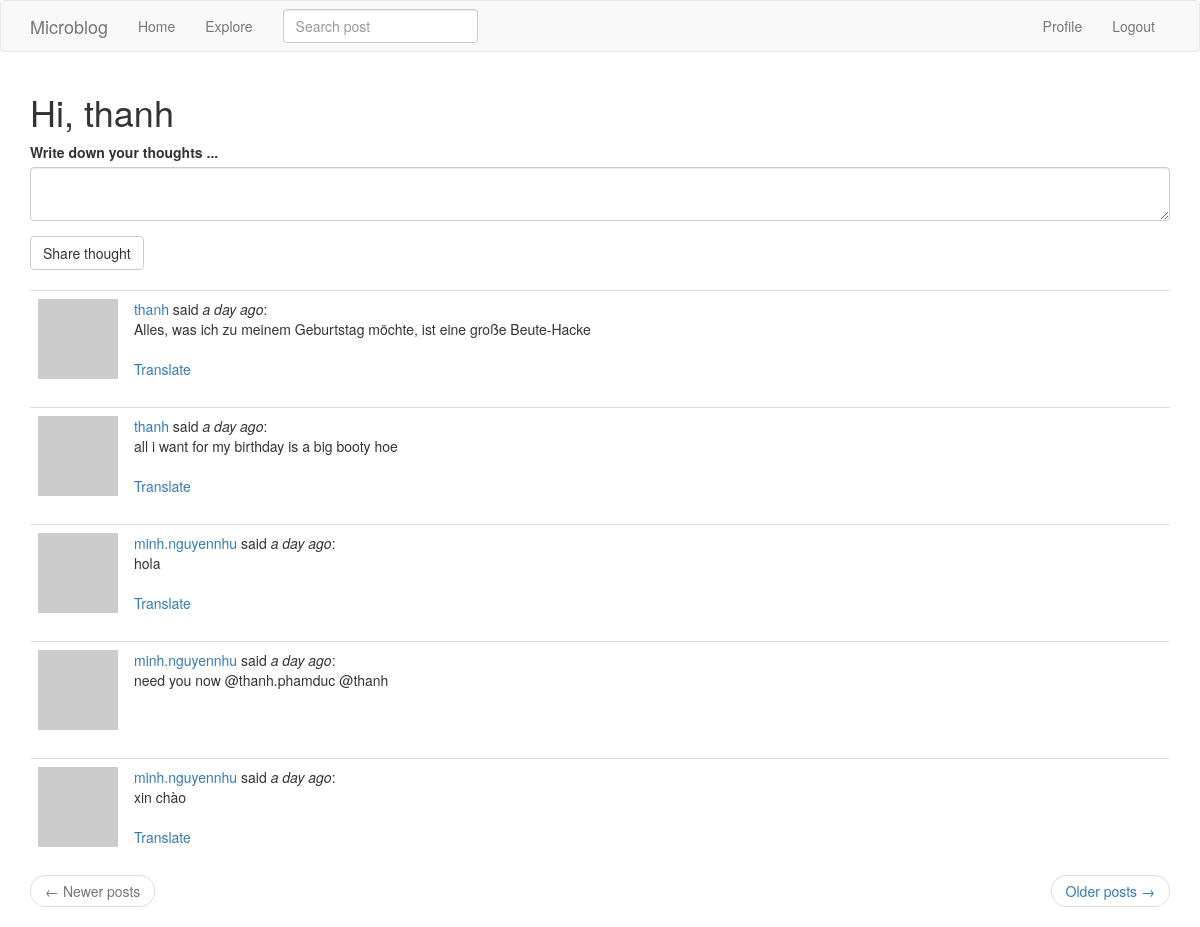
The app's page /index (signed in) with its own data.
### app/models.py (models this page shows, shortened)
class User(UserMixin, db.Model):
    id = db.Column(db.Integer, primary_key=True)
    username = db.Column(db.String(64), index=True, unique=True)
    email = db.Column(db.String(120), index=True, unique=True)
    about_me = db.Column(db.String(140))
    last_seen = db.Column(db.DateTime, default=datetime.utcnow)
    password_hash = db.Column(db.String(128))
    posts = db.relationship('Post', backref='author', lazy='dynamic')
    followed = db.relationship(
        'User', secondary=followers,
        primaryjoin=(followers.c.follower_id == id),
        secondaryjoin=(followers.c.followed_id == id),
        backref=db.backref('followers', lazy='dynamic'), lazy='dynamic'
    )
    def avatar(self, size):
        digest = md5(self.email.lower().encode('utf-8')).hexdigest()
        return 'https://www.gravatar.com/avatar/{}?d=identicon&s={}'.format(digest, size)
    def followed_posts(self):
        followed = Post.query.join(
            followers, (followers.c.followed_id == Post.user_id)).filter(
                followers.c.follower_id == self.id)
        own = Post.query.filter_by(user_id = self.id)
        return followed.union(own).order_by(Post.timestamp.desc())

class SearchableMixin(object):
    @classmethod
    def before_commit(cls, session):
        session._changes = {
            'add': list(session.new),
            'update': list(session.dirty),
            'delete': list(session.deleted)
        }
    @classmethod
    def after_commit(cls, session):
        for obj in session._changes['add']:
            if isinstance(obj, SearchableMixin):
                add_to_index(obj.__tablename__, obj)
        for obj in session._changes['update']:
            if isinstance(obj, SearchableMixin):
                add_to_index(obj.__tablename__, obj)
        for obj in session._changes['delete']:
            if isinstance(obj, SearchableMixin):
                remove_from_index(obj.__tablename__, obj)
        session._changes = None

class Post(SearchableMixin, db.Model):
    __searchable__ = ['body']
    id = db.Column(db.Integer, primary_key=True)
    body = db.Column(db.String(140))
    timestamp = db.Column(db.DateTime, index=True, default=datetime.utcnow)
    user_id = db.Column(db.Integer, db.ForeignKey('user.id'))
    language = db.Column(db.String(5))

### app/main/routes.py (the view, shortened to what this page needs)
@bp.route('/', methods=['GET', 'POST'])
@bp.route('/index', methods=['GET', 'POST'])
@login_required
def index():
    page = request.args.get('page', 1, type=int)
    posts = current_user.followed_posts().paginate(page, current_app.config['POSTS_PER_PAGE'], False)
    next_url = url_for('main.index', page=posts.next_num) if posts.has_next else None
    prev_url = url_for('main.index', page=posts.prev_num) if posts.has_prev else None
    form = PostForm()
    return render_template('index.html', title='', posts=posts.items,
                            form=form, next_url=next_url, prev_url=prev_url)

### app/main/forms.py
class SearchForm(FlaskForm):
    q = StringField(_l('Search post'), validators=[DataRequired()])
    def __init__(self, *args, **kwargs):
        if 'formdata' not in kwargs:
            kwargs['formdata'] = request.args
        if 'csrf_enabled' not in kwargs:
            kwargs['csrf_enalbe'] = False
        super(SearchForm, self).__init__(*args, **kwargs)

class PostForm(FlaskForm):
    post = TextAreaField(_l('Write down your thoughts ...'), validators=[DataRequired(), Length(min=1, max=140)])
    submit = SubmitField(_l('Share thought'))

### app/main/routes.py (called while the page is built)
@bp.before_request
def before_request():
    if current_user.is_authenticated:
        current_user.last_seen = datetime.utcnow()
        db.session.commit()
        g.search_form = SearchForm()
    g.locale = str(get_locale())

### app/models.py (called while the page is built)
@login.user_loader
def load_user(id):
    return User.query.get(int(id))

### app/templates/index.html
{% extends "base.html" %}
{% import 'bootstrap/wtf.html' as wtf %}
{% block app_content %}
    <h1>{{ _('Hi, %(username)s', username=current_user.username) }}</h1>
    {% if form %}
    {{ wtf.quick_form(form) }}
    <br>
    {% endif %}
    {% for post in posts %}
        {% include '_post.html' %}
    {% endfor %}
    <nav aria-label="...">
        <ul class="pager">
            <li class="previous{% if not prev_url %} disabled{% endif %}">
                <a href="{{ prev_url or '#' }}">
                    <span aria-hidden="true">&larr;</span> {{ _('Newer posts') }}
                </a>
            </li>
            <li class="next{% if not next_url %} disabled{% endif %}">
                <a href="{{ next_url or '#' }}">
                    {{ _('Older posts') }} <span aria-hidden="true">&rarr;</span>
                </a>
            </li>
        </ul>
    </nav>
{% endblock %}

### app/templates/_post.html (shortened to what this page needs)
<table class="table table-hovera">
    <tr>
        <td width="70px">
            <a href="{{ url_for('main.user', username=post.author.username) }}">
                <img src="{{ post.author.avatar(60) }}" />
            </a>
        </td>
        <td>
            {{ _('%(username)s said', username=user_link) }}
            <i>{{ _('%(when)s', when=moment(post.timestamp).fromNow()) }}</i>:
            <br>
            <span id="post{{ post.id }}">{{ post.body }}</span>
            {% if post.language and post.language != g.locale %}
            <br><br>
            <span id="translation{{ post.id }}">
                <a href="javascript:translate(
                            '#post{{ post.id }}',
                            '#translation{{ post.id }}',
                            '{{ post.language }}',
                            '{{ g.locale }}');">{{ _('Translate') }}</a>
            </span>
            {% endif %}
        </td>
    </tr>
</table>

### records on screen
Post: body "Alles, was ich zu meinem Geburtstag möchte, ist eine große Beute-Hacke"
Post: body "all i want for my birthday is a big booty hoe"
Post: body "hola"
Post: body "need you now @thanh.phamduc @thanh"
Post: body "xin chào"
